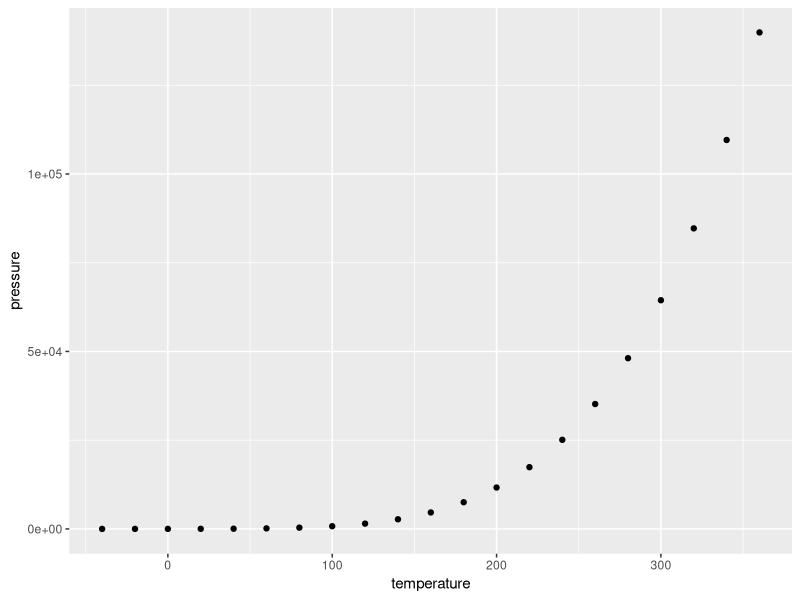
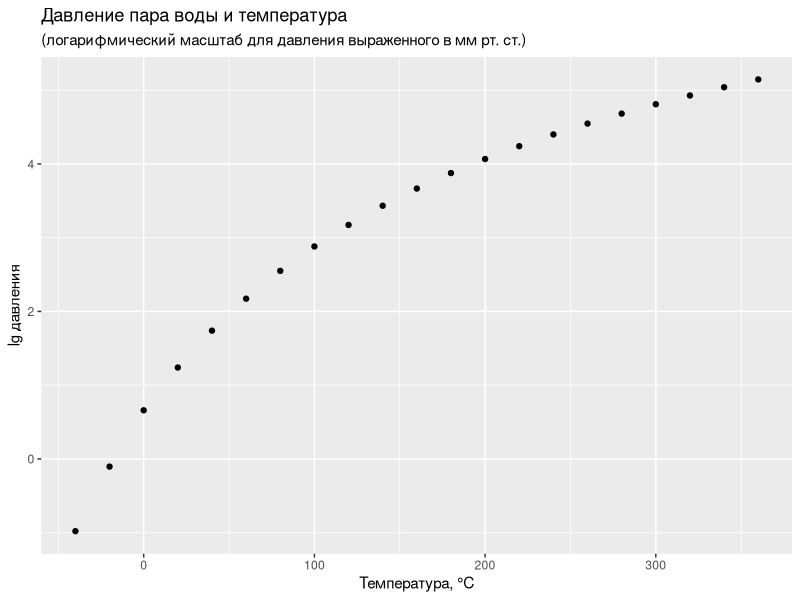
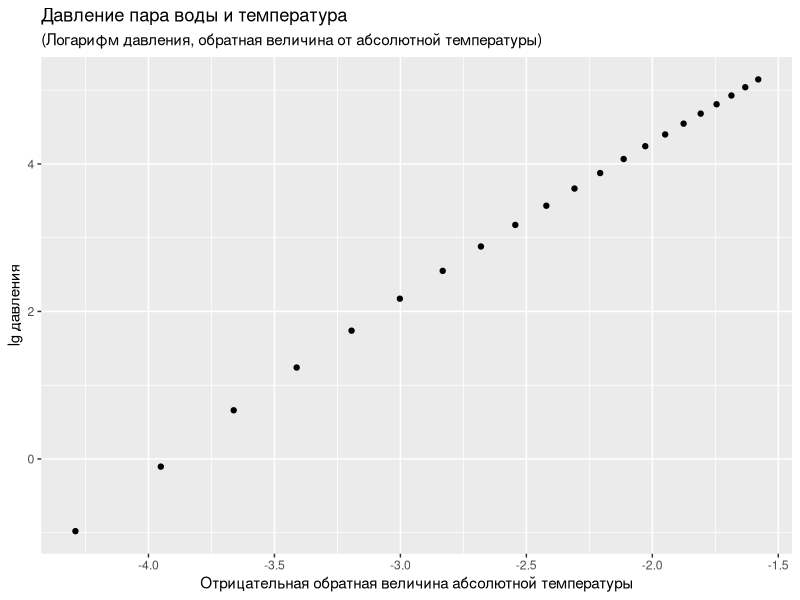
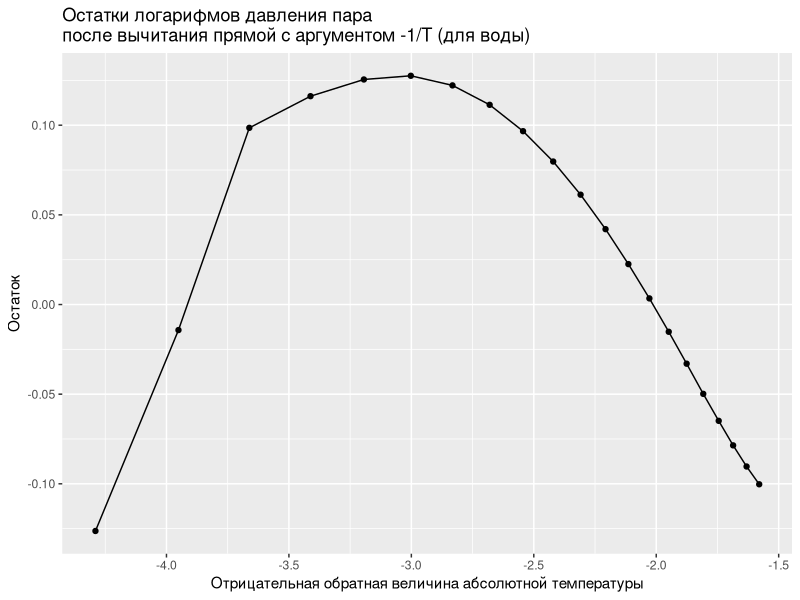

The R script that drew these images, in order:
## ---- chunk 1
library("tidyverse")
## ---- chunk 2
# Записываем в tibble-фрейм csv-файл. 
# Т.к. файл был создан в эксле - разделитель точка с запятой 
# Задаём имя переменным, и пропускаем первую строку, потому что она содержит метаданные (названия)
water_pressure <- read_delim("water_pressure.csv",
                             col_names = c("temperature", "pressure"), 
                             delim = ";", 
                             skip = 1)
water_pressure
## ---- chunk 3
ggplot(water_pressure, aes(temperature, pressure)) +
  geom_point()
## ---- chunk 4
# добавляем переменную, в которой посчитан десятичный логарифм
water_pressure %>%
  mutate(log_pressure = log10(pressure)) %>%
  ggplot(aes(temperature, log_pressure)) + 
  geom_point() + 
  labs(  x = "Температура, \u00b0С",
         y = "lg давления",
         title = "Давление пара воды и температура", 
         subtitle = "(логарифмический масштаб для давления выраженного в мм рт. ст.)"
         )
## ---- chunk 5
water_pressure %>%
  mutate(log_pressure = log10(pressure),
         devide_temperature = -1000 * (1 / (temperature + 273.1))) %>%
  ggplot(aes(devide_temperature, log_pressure)) + 
  geom_point() + 
  labs(  x = "Отрицательная обратная величина абсолютной температуры",
         y = "lg давления",
         title = "Давление пара воды и температура", 
         subtitle = "(Логарифм давления, обратная величина от абсолютной температуры)"
         )
## ---- chunk 6
water_pressure %>%
  mutate(log_pressure = log10(pressure),
         devide_temperature = -1000 * (1 / (temperature + 273.1)),
         residue = log10(pressure) - 2.25 * (devide_temperature)) %>%
  ggplot(aes(devide_temperature, residue - 8.8)) + 
  geom_point() + 
  geom_line() +
  labs(x = "Отрицательная обратная величина абсолютной температуры",
       y = "Остаток",
       title = "Остатки логарифмов давления пара\nпосле вычитания прямой с аргументом -1/T (для воды)"
       )
